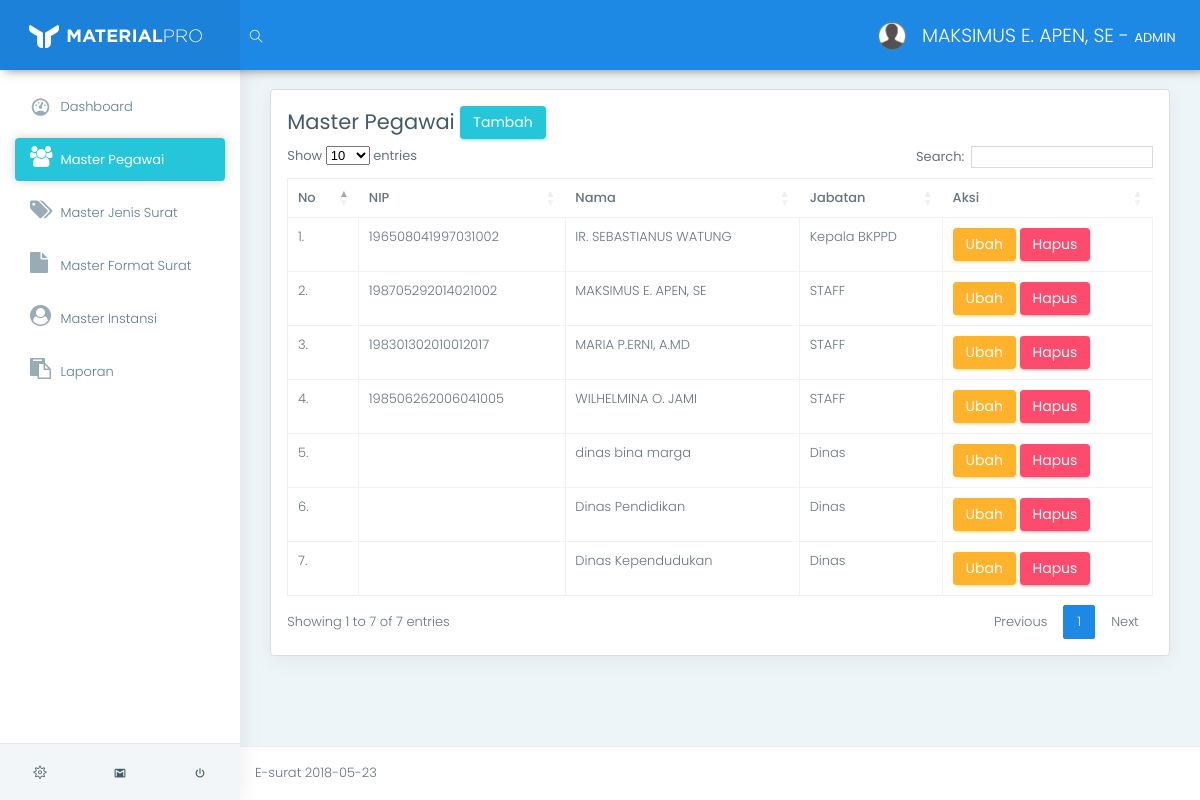
Page /app/index.php?page=view_pegawai (signed in) on the earlier database version.
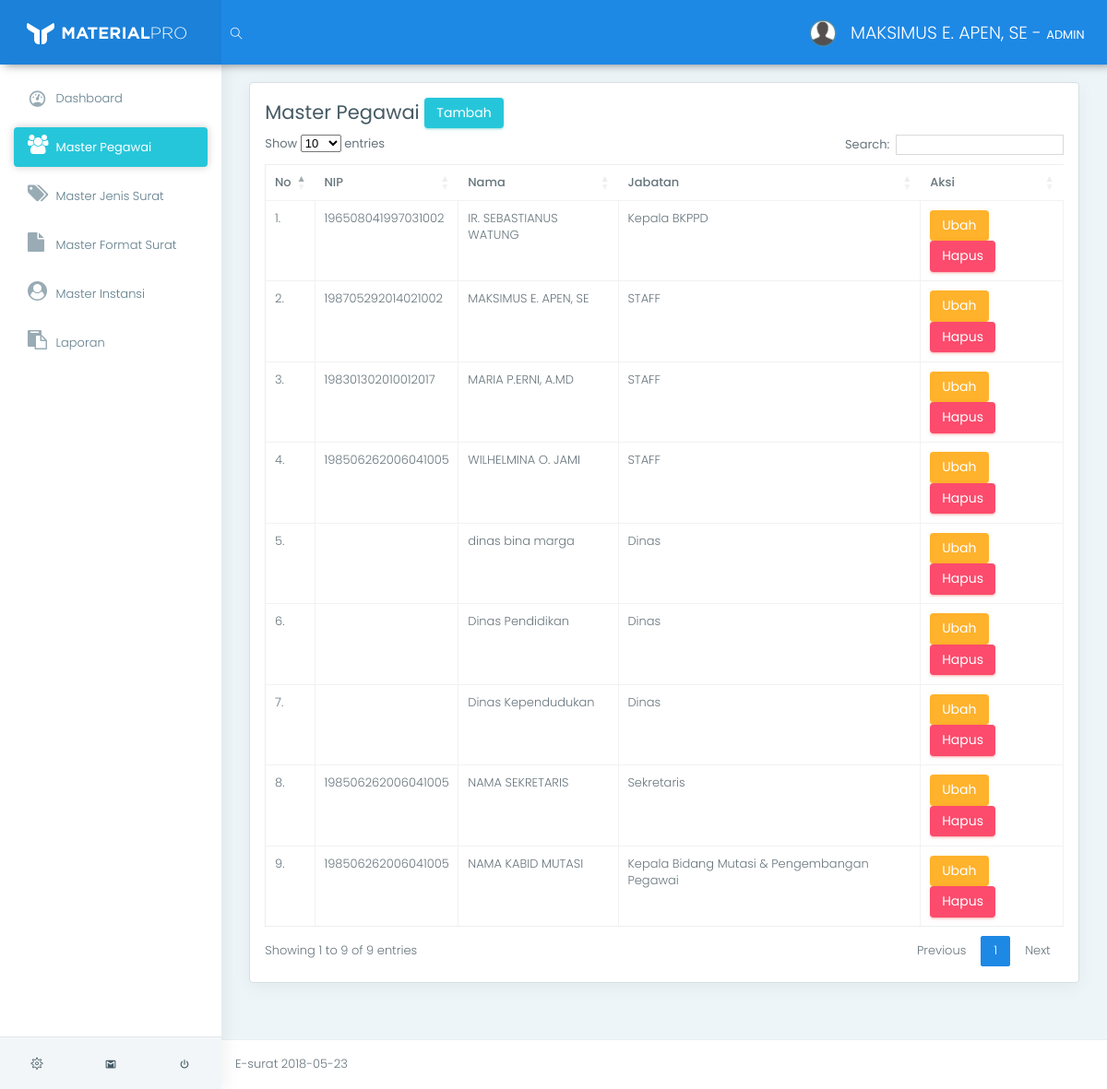
Same page on the later database version.
### tables this page shows
CREATE TABLE `tb_pegawai` (
  `id_pegawai` varchar(11) NOT NULL,
  `nip` varchar(20) NOT NULL,
  `nama` varchar(100) NOT NULL,
  `id_jabatan` int(11) NOT NULL
);

CREATE TABLE `tb_jabatan` (
  `id_jabatan` int(11) NOT NULL,
  `jabatan` varchar(100) NOT NULL
);

### app/helper/koneksi.php (called while the page is built, shortened)
<?php
class Koneksi {
	private $koneksi;
	function __construct(){
		$this->koneksi = new mysqli("localhost","root","","db_e_surat");
	}
	public function setQuery($sql){
		return $this->koneksi->query($sql);
	}
}
 ?>

### app/helper/auth.php (called while the page is built, shortened)
<?php
include 'crud.php';
class Auth {
	public function isKepalaBadan(){
		return ($_SESSION['sess_user']['sess_status'] == "KEPALA BADAN");
	}
	public function isAdmin(){
		return ($_SESSION['sess_user']['sess_status'] == "ADMIN");
	}
	public function getUser($id_pegawai){
		$sql    = "SELECT * FROM tb_pegawai WHERE id_pegawai = '$id_pegawai'";
		$crud   = new Crud();
		$result = $crud->view($sql);
		return $result[0]['nama'];
	}
}
 ?>

### app/helper/crud.php (called while the page is built, shortened)
<?php
include_once 'koneksi.php';
class Crud {
	function __construct(){
		$this->koneksi = new Koneksi();
	}
	public function view($sql){
		$result = $this->koneksi->setQuery($sql);
		$data = [];
        while ($row = $result->fetch_assoc()) {
            $data[] = $row;
        }
        return $data;
	}
}
 ?>

### app/m_pegawai/view.php (the view)
<div class="row">
    <div class="col-lg-12">
        <div class="card">
            <div class="card-block">
                <h3>
                    Master Pegawai
                    <a href="index.php?page=add_pegawai" class="btn btn-success">Tambah</a>
                </h3>
                <table class="table table-stripped table-bordered" id="data_table">
                    <thead>
                        <tr>
                            <th>No</th>
                            <th>NIP</th>
                            <th>Nama</th>
                            <th>Jabatan</th>
                            <th>Aksi</th>
                        </tr>
                    </thead>
                    <tbody>
                        <?php
                            $crud   = new Crud();
                            $result = $crud->view("SELECT * FROM tb_pegawai
                                                INNER JOIN tb_jabatan ON
                                                tb_pegawai.id_jabatan = tb_jabatan.id_jabatan"
                                                );
                            $no = 1;
                            foreach ($result as $value):
                        ?>
                        <tr>
                            <td><?= $no++."." ?></td>
                            <td><?= $value['nip'] ?></td>
                            <td><?= $value['nama'] ?></td>
                            <td><?= $value['jabatan'] ?></td>
                            <td>
                                <a href="index.php?page=edit&id_pegawai=<?= $value['id_pegawai'] ?>" class="btn btn-warning">Ubah</a>
                                <a href="index.php?page=delete&id_pegawai=<?= $value['id_pegawai'] ?>" onClick="return confirm('Data Akan Dihapus !')" class="btn btn-danger">Hapus</a>
                            </td>
                        </tr>
                        <?php endforeach ?>
                    </tbody>
                </table>
            </div>
        </div>
    </div>
</div>

### app/index.php (shortened to what this page needs)
<?php
include "helper/auth.php";
$auth = new Auth();
?>
<!DOCTYPE html>
<html lang="en">
<head>
	<link href="../assets/css/box.css" rel="stylesheet">
	<link href="../assets/plugins/bootstrap/css/bootstrap.min.css" rel="stylesheet">
	<link href="../assets/plugins/c3-master/c3.min.css" rel="stylesheet">
	<link href="../assets/css/style.css" rel="stylesheet">
	<link href="../assets/css/colors/blue.css" id="theme" rel="stylesheet">
	<link rel="stylesheet" href="https://cdn.datatables.net/1.10.16/css/dataTables.bootstrap4.min.css">
	<link href="https://cdnjs.cloudflare.com/ajax/libs/select2/4.0.6-rc.0/css/select2.min.css" rel="stylesheet" />
</head>
<body class="fix-header fix-sidebar card-no-border">
	<div id="main-wrapper">
		<header class="topbar">
			<nav class="navbar top-navbar navbar-toggleable-sm navbar-light">
				<div class="navbar-header">
					<a class="navbar-brand" href="index.html">
						<b>
							<img src="../assets/images/logo-light-icon.png" alt="homepage" class="light-logo" />
						</b>
						<span>
						 <img src="../assets/images/logo-light-text.png" class="light-logo" alt="homepage" /></span> </a>
				</div>
				<div class="navbar-collapse">
					<ul class="navbar-nav mr-auto mt-md-0">
						<li class="nav-item hidden-sm-down search-box"> <a class="nav-link hidden-sm-down text-muted waves-effect waves-dark" href="javascript:void(0)"><i class="ti-search"></i></a>
						</li>
					</ul>
					<ul class="navbar-nav my-lg-0">
						<li class="nav-item dropdown">
							<a class="nav-link dropdown-toggle text-muted waves-effect waves-dark" href="" data-toggle="dropdown" aria-haspopup="true" aria-expanded="false"><img src="../assets/images/user.png" alt="user" class="profile-pic m-r-10" />
								<?= $auth->getUser($_SESSION['sess_user']['sess_id_pegawai'])." - <b>".$_SESSION['sess_user']['sess_status']."</b>" ?>
							</a>
						</li>
					</ul>
				</div>
			</nav>
		</header>
		<aside class="left-sidebar">
			<div class="scroll-sidebar">
				<nav class="sidebar-nav">
					<ul id="sidebarnav">
					<li>
						<a class="waves-effect waves-dark" href="index.php?page=view_dashbord" aria-expanded="false"><i class="mdi mdi-gauge"></i><span class="hide-menu"> Dashboard</span></a>
					</li>
					<?php if($auth->isKepalaBadan()): ?>
						<li>
							<a class="waves-effect waves-darkenvelope-open" href="index.php?page=view_surat_masuk_tu" aria-expanded="false"><i class="fa fa-envelope-square"></i><span class="hide-menu"> Disposisi</span></a>
						</li>
					<?php elseif($auth->isAdmin()): ?>
						<li>
							<a class="waves-effect waves-dark" href="index.php?page=view_pegawai" aria-expanded="false"><i class="fa fa-users"></i><span class="hide-menu"> Master Pegawai</span></a>
						</li>
						<li>
							<a class="waves-effect waves-dark" href="index.php?page=view_jenis_surat" aria-expanded="false"><i class="fa fa-tags"></i><span class="hide-menu"> Master Jenis Surat</span></a>
						</li>
						<li>
							<a class="waves-effect waves-dark" href="index.php?page=view_format_surat" aria-expanded="false"><i class="fa fa-file"></i><span class="hide-menu"> Master Format Surat</span></a>
						</li>
						<li>
							<a class="waves-effect waves-dark" href="index.php?page=view_dinas" aria-expanded="false"><i class="fa fa-user-circle"></i><span class="hide-menu"> Master Instansi</span></a>
						</li>
					<?php elseif($auth->isDinas()): ?>
						<li>
							<a class="waves-effect waves-darkenvelope-open" href="index.php?page=view_surat_masuk" aria-expanded="false"><i class="fa fa-envelope-open"></i><span class="hide-menu"> Surat Masuk</span></a>
						</li>
					<?php elseif($auth->isPegawai()): ?>
						<li>
							<a class="waves-effect waves-darkenvelope-open" href="index.php?page=view_surat_masuk_tu" aria-expanded="false"><i class="fa fa-envelope-open"></i><span class="hide-menu"> Surat Masuk</span></a>
						</li>
					<?php endif ?>
					<li>
						<a class="waves-effect waves-dark" href="index.php?page=#" aria-expanded="false"><i class="fa fa-clipboard"></i><span class="hide-menu"> Laporan</span></a>
					</li>
					</ul>
				</nav>
			</div>
			<div class="sidebar-footer">
				<a href="" class="link" data-toggle="tooltip" title="Settings"><i class="ti-settings"></i></a>
				<a href="" class="link" data-toggle="tooltip" title="Email"><i class="mdi mdi-gmail"></i></a>
				<a href="../logout.php" class="link" data-toggle="tooltip" title="Logout"><i class="mdi mdi-power"></i></a> </div>
		</aside>
		<div class="page-wrapper">
			<div class="container-fluid"><br>
				<?php
				$page = isset( $_GET['page'])?$_GET['page']:"";
				if($page){
					if($page == "view_dashbord"){
						include "dashbord/view.php";
					}else if($page == "view_pegawai"){
						include "m_pegawai/view.php";
					}else if($page == "add_pegawai"){
						include "m_pegawai/add_form.php";
					}else if($page == "edit"){
						include "m_pegawai/edit_form.php";
					}else if($page == "delete"){
						include "m_pegawai/delete.php";
					}
				}else{
					include "dashbord/view.php";
				}
				?>
			</div>
			<footer class="footer"> E-surat <?= date("Y-m-d") ?> </footer>
		</div>
	</div>
</body>
</html>

### assets/css/colors/blue.css (style rules this page uses)
.topbar { background: #1e88e5; }
.topbar .navbar-header { background: rgba(0, 0, 0, 0.05); }
.topbar .top-navbar .navbar-header .navbar-brand .light-logo { display: inline-block; color: rgba(255, 255, 255, 0.8); }
.topbar .navbar-light .navbar-nav .nav-item > a.nav-link { color: #ffffff !important; }
.sidebar-nav { background: #fff; }
.sidebar-nav ul li a { color: #607d8b; }
.sidebar-nav ul li a.active, .sidebar-nav ul li a:hover { color: #26c6da; }
.sidebar-nav ul li a.active { color: #263238; }
.sidebar-nav > ul > li.active > a, .sidebar-nav > ul > li.active:hover > a { color: #ffffff; background: #26c6da; }
.sidebar-nav > ul > li.active > a i, .sidebar-nav > ul > li.active:hover > a i { color: #ffffff; }
.sidebar-nav > ul > li.active > a:after, .sidebar-nav > ul > li.active:hover > a:after { border-color: #ffffff; }
.sidebar-nav > ul > li > a.active i, .sidebar-nav > ul > li > a:hover i { color: #26c6da; }
.sidebar-nav > ul > li > a i { color: #99abb4; }
.sidebar-nav > ul > li > a.active { font-weight: 400; background: #ffffff; color: #1e88e5; }
.card-no-border .sidebar-nav > ul > li > a.active { color: #ffffff; background: #26c6da; }
.card-no-border .sidebar-nav > ul > li > a.active i { color: #ffffff; }
.card-no-border .sidebar-nav > ul > li > a.active:after { border-color: #ffffff; }

### app/index.php (style rules this page uses)
* { font-size: 13px; line-height: 1.428; }

Differences in the rows shown:
added tb_pegawai: nip "198506262006041005", nama "NAMA SEKRETARIS", id_jabatan.jabatan "Sekretaris"
added tb_pegawai: nip "198506262006041005", nama "NAMA KABID MUTASI", id_jabatan.jabatan "Kepala Bidang Mutasi & Pengembangan Pegawai"
Other differences:
text written by a page script: "Show entries Search: Showing 1 to 7 of 7 entries Previous 1 Next" → "Show entries Search: Showing 1 to 9 of 9 entries Previous 1 Next"
